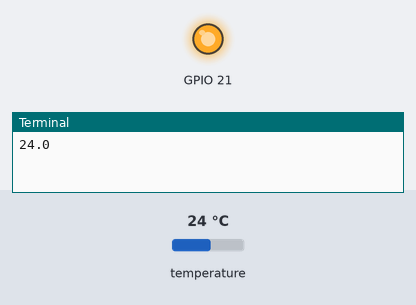
A program run on a simulated Raspberry Pi (BCM pin numbers). On the bench: output pins drawn as LEDs (lit = HIGH), the last lines printed to the terminal. Inputs (shaded band) come from the test bench; at power-on: temperature 24 °C.

Above: at 1.2 s.
1.3 s: temperature set to 29.7 °C
3.8 s: temperature set to 30.5 °C
At 5.3 s:
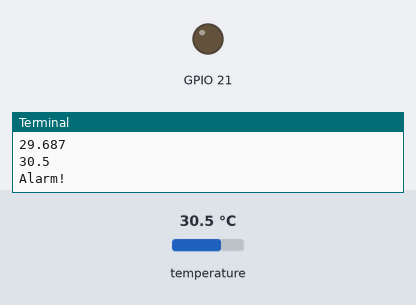
6.3 s: temperature set to 12 °C
At 8.9 s:
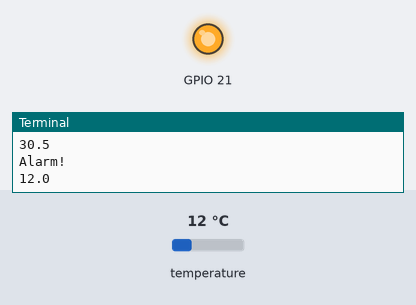
9.2 s: temperature set to 33 °C
At 9.9 s:
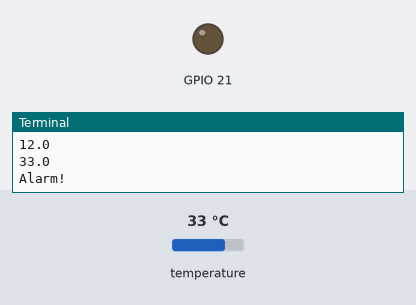
Timing chart, 0 to 12.2 s (numbered marks = the images above; inputs shaded):
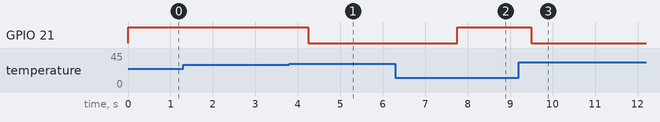

Measured:
- the behaviour switches between 30 and 30.1 °C on temperature (found by bisection; images 0 and 1)
- after the input at 3.8 s, GPIO 21: HIGH → LOW after 0.45 s
- after the input at 6.3 s, GPIO 21: LOW → HIGH after 1.5 s
- after the input at 9.2 s, GPIO 21: HIGH → LOW after 0.30 s

The program:

zbytWysokaTemp.py
```python
import time
import RPi.GPIO as GPIO
import w1thermsensor

GPIO.setmode(GPIO.BCM)
GPIO.setwarnings(False)
GPIO.setup(21, GPIO.OUT)
GPIO.output(21, GPIO.HIGH)
temperaturaMax = 30.0
sensor = w1thermsensor.W1ThermSensor()

try:
    while True:
        temperatura = sensor.get_temperature()
        print(temperatura)
        if temperatura > temperaturaMax:
            GPIO.output(21, GPIO.LOW)
            print("Alarm!")
        else:
            GPIO.output(21, GPIO.HIGH)
        time.sleep(1)

except KeyboardInterrupt:
    GPIO.output(21, GPIO.HIGH)
    print('Koniec')
    GPIO.cleanup()
```
